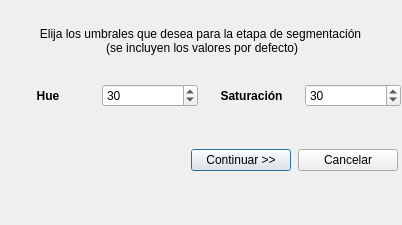
<?xml version="1.0" encoding="UTF-8"?>
<ui version="4.0">
 <class>Dialog</class>
 <widget class="QDialog" name="Dialog">
  <property name="geometry">
   <rect>
    <x>0</x>
    <y>0</y>
    <width>402</width>
    <height>225</height>
   </rect>
  </property>
  <property name="windowTitle">
   <string>Weed_detection</string>
  </property>
  <property name="windowIcon">
   <iconset>
    <normaloff>imgs/ral_icon.jpg</normaloff>imgs/ral_icon.jpg</iconset>
  </property>
  <widget class="QWidget" name="horizontalLayoutWidget_3">
   <property name="geometry">
    <rect>
     <x>190</x>
     <y>120</y>
     <width>211</width>
     <height>80</height>
    </rect>
   </property>
   <layout class="QHBoxLayout" name="horizontalLayout_3">
    <item>
     <widget class="QPushButton" name="green_next">
      <property name="maximumSize">
       <size>
        <width>100</width>
        <height>16777215</height>
       </size>
      </property>
      <property name="text">
       <string>Continuar &gt;&gt;</string>
      </property>
     </widget>
    </item>
    <item>
     <widget class="QPushButton" name="green_cancel">
      <property name="maximumSize">
       <size>
        <width>100</width>
        <height>16777215</height>
       </size>
      </property>
      <property name="layoutDirection">
       <enum>Qt::LeftToRight</enum>
      </property>
      <property name="text">
       <string>Cancelar</string>
      </property>
     </widget>
    </item>
   </layout>
  </widget>
  <widget class="QLabel" name="div_label">
   <property name="geometry">
    <rect>
     <x>0</x>
     <y>20</y>
     <width>401</width>
     <height>41</height>
    </rect>
   </property>
   <property name="text">
    <string>Elija los umbrales que desea para la etapa de segmentación
 (se incluyen los valores por defecto)</string>
   </property>
   <property name="alignment">
    <set>Qt::AlignCenter</set>
   </property>
  </widget>
  <widget class="QWidget" name="horizontalLayoutWidget_2">
   <property name="geometry">
    <rect>
     <x>0</x>
     <y>80</y>
     <width>401</width>
     <height>31</height>
    </rect>
   </property>
   <layout class="QHBoxLayout" name="horizontalLayout_2">
    <item>
     <widget class="QLabel" name="label">
      <property name="font">
       <font>
        <weight>75</weight>
        <bold>true</bold>
       </font>
      </property>
      <property name="text">
       <string>Hue</string>
      </property>
      <property name="alignment">
       <set>Qt::AlignCenter</set>
      </property>
     </widget>
    </item>
    <item>
     <widget class="QDoubleSpinBox" name="sen_box">
      <property name="decimals">
       <number>0</number>
      </property>
      <property name="maximum">
       <double>150.000000000000000</double>
      </property>
      <property name="singleStep">
       <double>15.000000000000000</double>
      </property>
      <property name="value">
       <double>30.000000000000000</double>
      </property>
     </widget>
    </item>
    <item>
     <widget class="QLabel" name="label_3">
      <property name="font">
       <font>
        <weight>75</weight>
        <bold>true</bold>
       </font>
      </property>
      <property name="text">
       <string>Saturación</string>
      </property>
      <property name="alignment">
       <set>Qt::AlignCenter</set>
      </property>
     </widget>
    </item>
    <item>
     <widget class="QDoubleSpinBox" name="sat_box">
      <property name="decimals">
       <number>0</number>
      </property>
      <property name="maximum">
       <double>150.000000000000000</double>
      </property>
      <property name="singleStep">
       <double>15.000000000000000</double>
      </property>
      <property name="value">
       <double>30.000000000000000</double>
      </property>
     </widget>
    </item>
   </layout>
  </widget>
 </widget>
 <resources/>
 <connections/>
</ui>
